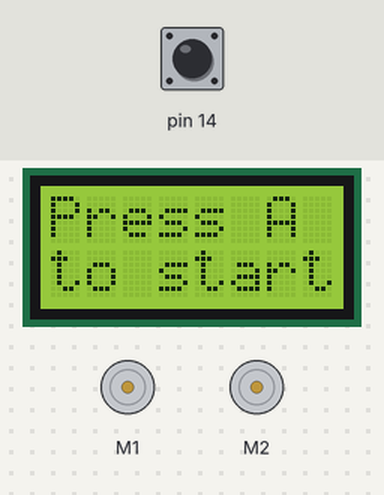
Recording of a sketch running on a simulated Arduino Leonardo, built with avr-gcc and run on an emulated ATmega32U4. On the bench: 8×2 character LCD, 2 × DC motor (green arrow = forward, orange = backward, longer = faster). Inputs (shaded band) come from the test bench; at power-on: pin 14 HIGH.

Above: at 0.8 s.
0.9 s: pin 14 pulled LOW for 0.15 s
At 3.2 s:
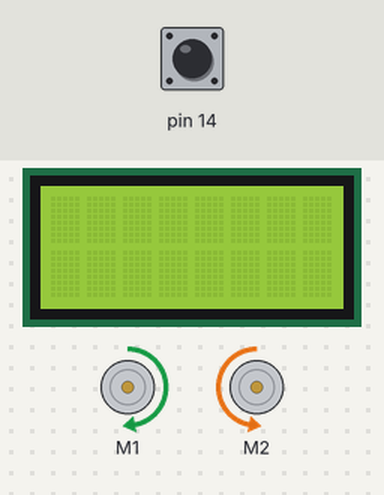
At 15.5 s:
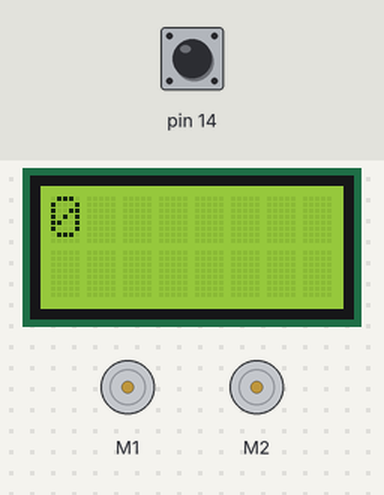
Timing chart, 0 to 17.0 s (numbered marks = the images above; inputs shaded):
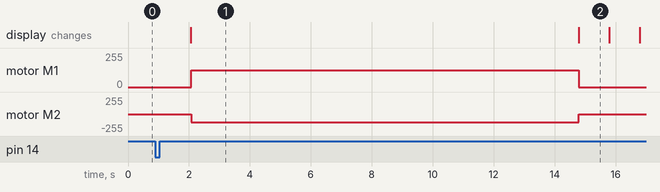

Measured:
- after the input at 0.9 s, motor M1: stopped → forward 127/255 after 1.2 s, → stopped 12.7 s later; motor M2: stopped → backward 127/255 after 1.2 s, → stopped 12.7 s later; the display: changes after 1.2 s (image 1)
- what the display in image 1 shows lasts 12.7 s, from 2.1 s to 14.8 s
- what the display in image 2 shows lasts 1.0 s, from 14.8 s to 15.8 s

The sketch:

Pololu_calibration.ino
```cpp
#include <Zumo32U4.h> //Including Zumo library

//Calling motors, buttonA og LCD
Zumo32U4Motors motors;
Zumo32U4ButtonA buttonA;
Zumo32U4LCD lcd;
Zumo32U4LineSensors linesensor;

unsigned int linesensorValues[5];

void setup() {
  linesensor.initFiveSensors();
  // writing to LCD
  lcd.clear();
  lcd.print("Press A");
  lcd.gotoXY(0,1);
  lcd.print("to start");
  //wait for the button to be pressed
  buttonA.waitForButton();
  //waiting for the user to get away
  delay(1000);
  //clearing the LCD
  lcd.clear();
  lcd.gotoXY(0,0);
  //Calibrating linesensors for 10 sek
  int i = 0;
  while(i < 500){
    linesensor.calibrate();
    motors.setSpeeds(200, -200);
    i++;
  }
  //Clears lcd and stops motor
  lcd.clear();
  motors.setSpeeds(0,0);
}

void loop() {
  //Reads linesensor value
   int position = linesensor.readLine(linesensorValues);
   //Prints linesensors on lcd
   lcd.print(position);
   delay(1000);
   lcd.clear();
   lcd.gotoXY(0,0);

 }
```
